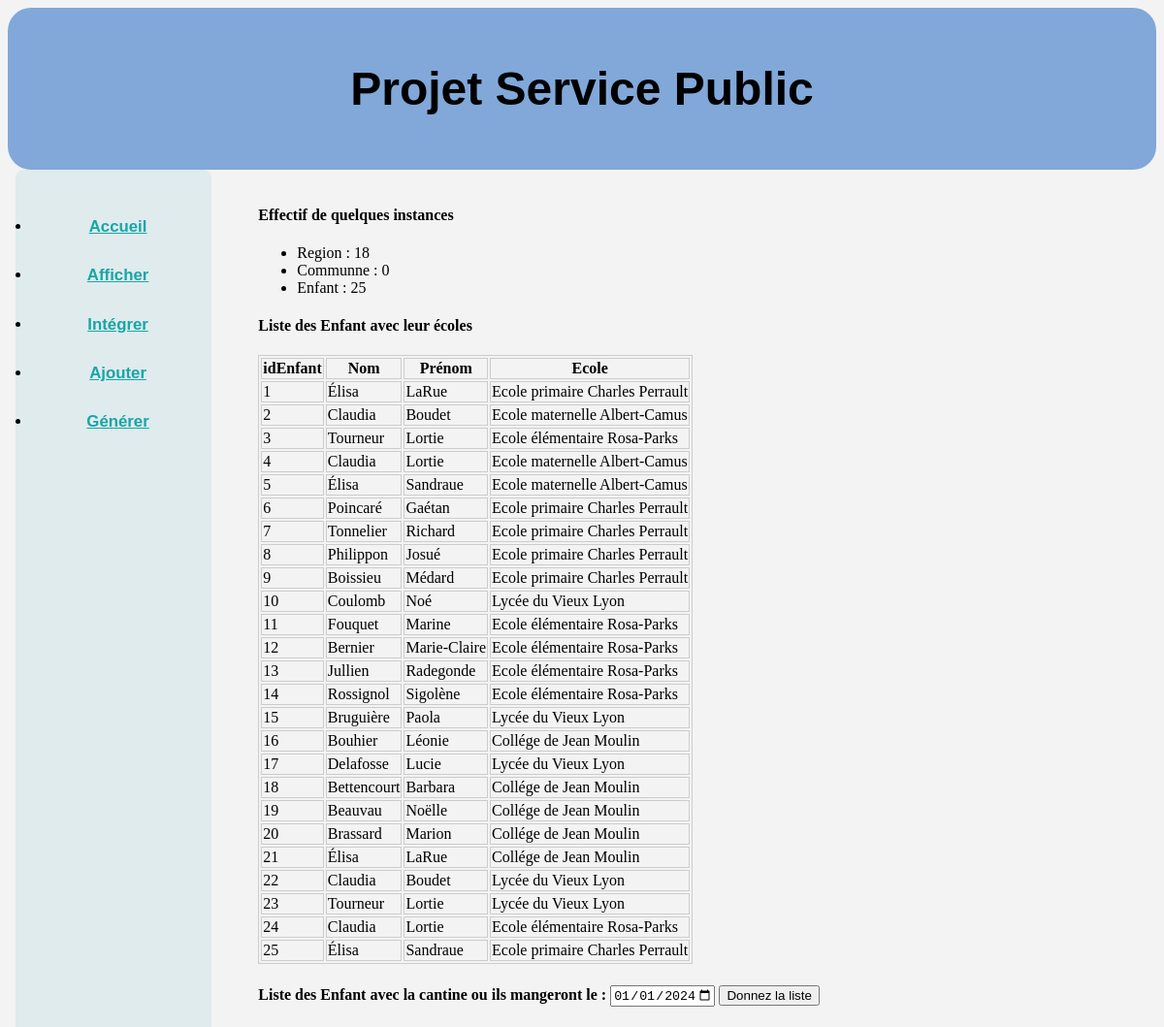
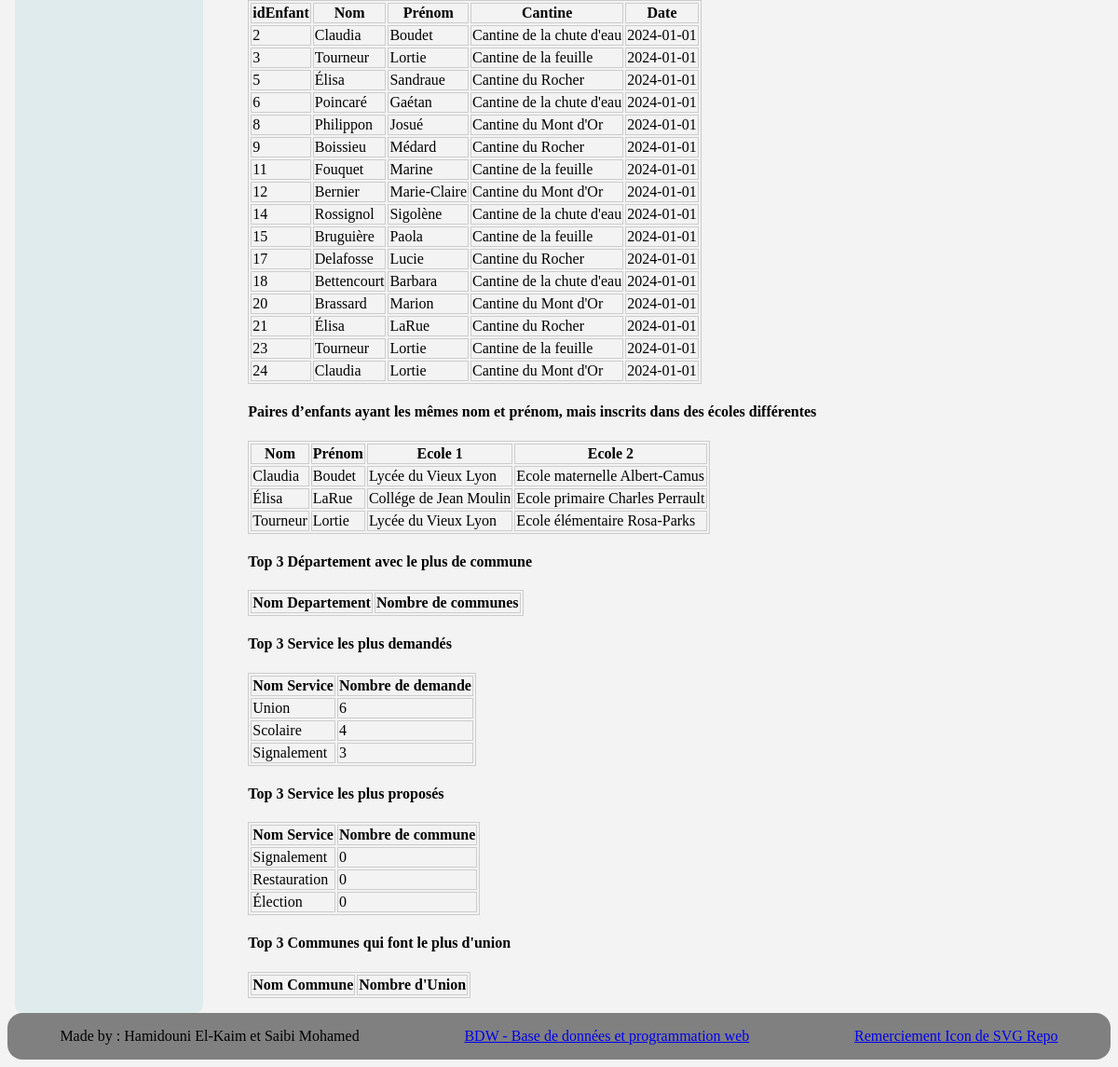
Page /index.php?page=afficher on the committed database (2 pictures, top to bottom).
### tables this page shows
CREATE TABLE `ENFANT` (
  idEnfant              INT NOT NULL PRIMARY KEY,
  nomEnfant             VARCHAR(42),
  prenomEnfant          VARCHAR(42),
  idLieu                INT NOT NULL REFERENCES `LIEUX`(idLieu)
);

CREATE TABLE `LIEUX` (
  idLieu      INT NOT NULL PRIMARY KEY,
  nomLieu     VARCHAR(42),
  type_Lieu   VARCHAR(42)
);

CREATE TABLE `CANTINE` (
  idCantine         INT NOT NULL PRIMARY KEY,
  nomCantine        VARCHAR(42)
);

### inc/includes.php (called while the page is built)
<?php
$nomSite = "Projet Service Public";
$styleCSS = "css/style.css";
?>

### modele/modele.php (called while the page is built, shortened)
<?php
function countInstances ($connexion, $nomTable) {
	$requete = "SELECT COUNT(*) AS nb FROM $nomTable";
	$res = mysqli_query($connexion, $requete);
	$row = mysqli_fetch_assoc($res);
	return $row['nb'];
}
function EnfantEcole ($connexion) {
	$requete = "SELECT idEnfant, nomEnfant, prenomEnfant, nomLieu
	FROM ENFANT NATURAL JOIN LIEUX
	ORDER BY idEnfant";
	$res = mysqli_query($connexion, $requete);
	$instances = mysqli_fetch_all($res);
	return $instances;
}
function dateM () {
	if (isset($_POST['Date'])) return $_POST['Date'];
	else return '2024-01-01';
}
function EnfantMange ($connexion, $date) {
	$requete = "SELECT e.idEnfant, nomEnfant, prenomEnfant, nomCantine, '$date'
	FROM ENFANT e LEFT JOIN MANGER m
	ON e.idEnfant = m.idEnfant
	LEFT JOIN CANTINE c ON c.idCantine = m.idCantine
	WHERE '$date' BETWEEN dateDebut AND dateFin";
	$res = mysqli_query($connexion, $requete);
	$instances = mysqli_fetch_all($res);
	return $instances;
}
function pairesEnfant ($connexion) {
	$requete = "SELECT DISTINCT e1.nomEnfant, e2.prenomEnfant, l1.nomLieu, l2.nomLieu
	FROM ENFANT e1 NATURAL JOIN LIEUX l1, ENFANT e2 NATURAL JOIN LIEUX l2
	WHERE e1.nomEnfant = e2.nomEnfant
	AND e1.prenomEnfant = e2.prenomEnfant
	AND e1.idLieu != e2.idLieu
	GROUP BY nomEnfant";
	$res = mysqli_query($connexion, $requete);
	$instances = mysqli_fetch_all($res);
	return $instances;
}
function Top3ServiceDemande ($connexion) {
	$requete = "SELECT type_Service, COUNT(d.idService)
	FROM DEMANDE d RIGHT JOIN SERVICE s
	ON d.idService = s.idService
	GROUP BY type_Service
	ORDER BY COUNT(d.idService) DESC
	LIMIT 3";
	$res = mysqli_query($connexion, $requete);
	$instances = mysqli_fetch_all($res);
	return $instances;
}
function Top3ServicePropose ($connexion) {
	$requete = "SELECT type_Service, COUNT(p.idService)
	FROM PROPOSE p RIGHT JOIN SERVICE s
	ON p.idService = s.idService
	GROUP BY type_Service
	ORDER BY COUNT(p.idService) DESC
	LIMIT 3";
	$res = mysqli_query($connexion, $requete);
	$instances = mysqli_fetch_all($res);
	return $instances;
}
?>

### controleurs/controleurAfficher.php (called while the page is built, shortened)
<?php
$Reg = countInstances($connexion, "REGION");
$Com = countInstances($connexion, "COMMUNE");
$Enf = countInstances($connexion, "ENFANT");
$EnfantEcole = EnfantEcole($connexion);
$date = dateM();
$EnfantMange = EnfantMange($connexion, $date);
$pEnfant = pairesEnfant($connexion);
$TopS = Top3ServiceDemande($connexion);
$TopSP = Top3ServicePropose($connexion);
?>

### vues/vueAfficher.php (the view, shortened to what this page needs)
<h4>Effectif de quelques instances</h4>
<ul>
	<li>Region : <?= $Reg ?></li>
	<li>Communne : <?= $Com ?></li>
	<li>Enfant : <?= $Enf ?></li>
</ul>
<h4>Liste des Enfant avec leur écoles</h4>
<table>
	<tr>
		<th>idEnfant</th>
		<th>Nom</th>
		<th>Prénom</th>
		<th>Ecole</th>
	</tr>
	<?php foreach ($EnfantEcole as $res): ?>
		<tr>
		<td><?= $res[0] ?></td>
		<td><?= $res[1] ?></td>
		<td><?= $res[2] ?></td>
		<td><?= $res[3] ?></td>
		</tr>
	<?php endforeach; ?>
</table>
<h4>
	<form method="POST" action="#">
		Liste des Enfant avec la cantine ou ils mangeront le :
		<input type="date" name="Date" value="2024-01-01" min="2023-09-01" max="2024-08-31">
		<input type="submit" value="Donnez la liste">
	</form>
</h4>
<table>
	<tr>
		<th>idEnfant</th>
		<th>Nom</th>
		<th>Prénom</th>
		<th>Cantine</th>
		<th>Date</th>
	</tr>
	<?php foreach ($EnfantMange as $res): ?>
		<tr>
		<td><?= $res[0] ?></td>
		<td><?= $res[1] ?></td>
		<td><?= $res[2] ?></td>
		<td><?= $res[3] ?></td>
		<td><?= $res[4] ?></td>
		</tr>
	<?php endforeach; ?>
</table>
<h4>Paires d’enfants ayant les mêmes nom et prénom, mais inscrits dans des écoles différentes</h4>
<table>
	<tr>
		<th>Nom</th>
		<th>Prénom</th>
		<th>Ecole 1</th>
		<th>Ecole 2</th>
	</tr>
	<?php foreach ($pEnfant as $res): ?>
		<tr>
		<td><?= $res[0] ?></td>
		<td><?= $res[1] ?></td>
		<td><?= $res[2] ?></td>
		<td><?= $res[3] ?></td>
		</tr>
	<?php endforeach; ?>
</table>
<h4>Top 3 Département avec le plus de commune</h4>
<table>
	<tr>
		<th>Nom Departement</th>
		<th>Nombre de communes</th>
	</tr>
</table>
<h4>Top 3 Service les plus demandés</h4>
<table>
	<tr>
		<th>Nom Service</th>
		<th>Nombre de demande</th>
	</tr>
	<?php foreach ($TopS as $res): ?>
		<tr>
		<td><?= $res[0] ?></td>
		<td><?= $res[1] ?></td>
		</tr>
	<?php endforeach; ?>
</table>
<h4>Top 3 Service les plus proposés</h4>
<table>
	<tr>
		<th>Nom Service</th>
		<th>Nombre de commune</th>
	</tr>
	<?php foreach ($TopSP as $res): ?>
		<tr>
		<td><?= $res[0] ?></td>
		<td><?= $res[1] ?></td>
		</tr>
	<?php endforeach; ?>
</table>
<h4>Top 3 Communes qui font le plus d'union</h4>
<table>
	<tr>
		<th>Nom Commune</th>
		<th>Nombre d'Union</th>
	</tr>
</table>

### index.php (shortened to what this page needs)
<?php
require('inc/routes.php');
require('inc/includes.php');
require_once('modele/modele.php');
?>
<!DOCTYPE html>
<html>
<head>
    <link href="<?= $styleCSS ?>" rel="stylesheet" media="all" type="text/css">
</head>
<body>
    <?php include($pathHeader); ?>
    <div id="divCentral">
		<?php include($pathMenu); ?>
		<main>
		<?php
		$controleur = $controleurAccueil;
		$vue = $vueAccueil;
		if(isset($_GET['page'])) {
			$nomPage = $_GET['page'];
			if(isset($routes[$nomPage])) {
				$controleur = $routes[$nomPage]['controleur'];
				$vue = $routes[$nomPage]['vue'];
			}
		}
		include('controleurs/' . $controleur . '.php');
		include('vues/' . $vue . '.php');
		?>
		</main>
	</div>
    <?php include($pathFooter); ?>
</body>
</html>

### static/header.php
<header>
	<h1><?= $nomSite ?></h1>
</header>

### static/menu.php
<nav>
	<ul>
		<li><a href="index.php">Accueil</a></li>
		<li><a href="index.php?page=afficher">Afficher</a></li>
		<li><a href="index.php?page=integrer">Intégrer</a></li>
		<li><a href="index.php?page=ajouter">Ajouter</a></li>
		<li><a href="index.php?page=generer">Générer</a></li>
	</ul>
</nav>

### static/footer.php
<footer>
    <a>Made by : Hamidouni El-Kaim et Saibi Mohamed </a>
    <a href="https://perso.liris.cnrs.fr/fabien.duchateau/bdw" target="_blank" alt="Page BDW1">BDW - Base de données et programmation web</a>
    <a href="https://www.svgrepo.com" target="_blank" alt="Remerciement">Remerciement Icon de SVG Repo</a>
</footer>

### css/style.css (style rules this page uses)
body { background-color: #f3f3f3; }
header { padding: 1em 0; background-color: #81a8d9; text-align: center; border-radius: 1em; font-family: Calisto MT, sans-serif; font-size: 1.5em; }
#divCentral { display: flex; justify-content: space-between; align-items: stretch; margin: auto; box-sizing: border-box; height: 100%; }
nav { padding: 1em 0; flex : 2; background-color: #dfebed; padding-left: 0.5em; padding-right: 0.5em; margin-left:0.5em; line-height: 2em; border-radius: 0.5em; text-align: center; line-height: 3; font-family: Calisto MT, sans-serif; font-size: 1.05em; font-weight: bold; }
nav > ul { padding-left: 0.5em; }
nav a { color: #17a6a7; text-decoration: underline; }
main { padding: 1em 0; flex : 10; background-color: #f3f3f3; padding-left: 3em; }
footer { padding: 1em 0; display: flex; justify-content: space-around; border-radius: 1em; background-color: gray; }
table, th, td { border: 1px solid #cccccc; }

### rows in the picture
enfant: idEnfant "1", nomEnfant "Élisa", prenomEnfant "LaRue", idLieu.nomLieu "Ecole primaire Charles Perrault"
enfant: idEnfant "2", nomEnfant "Claudia", prenomEnfant "Boudet", idLieu.nomLieu "Ecole maternelle Albert-Camus", cantine.nomCantine "Cantine de la chute d'eau", res "2024-01-01"
enfant: idEnfant "3", nomEnfant "Tourneur", prenomEnfant "Lortie", idLieu.nomLieu "Ecole élémentaire Rosa-Parks", cantine.nomCantine "Cantine de la feuille", res "2024-01-01"
enfant: idEnfant "4", nomEnfant "Claudia", prenomEnfant "Lortie", idLieu.nomLieu "Ecole maternelle Albert-Camus"
enfant: idEnfant "5", nomEnfant "Élisa", prenomEnfant "Sandraue", idLieu.nomLieu "Ecole maternelle Albert-Camus", cantine.nomCantine "Cantine du Rocher", res "2024-01-01"
enfant: idEnfant "6", nomEnfant "Poincaré", prenomEnfant "Gaétan", idLieu.nomLieu "Ecole primaire Charles Perrault", cantine.nomCantine "Cantine de la chute d'eau", res "2024-01-01"
enfant: idEnfant "7", nomEnfant "Tonnelier", prenomEnfant "Richard", idLieu.nomLieu "Ecole primaire Charles Perrault"
enfant: idEnfant "8", nomEnfant "Philippon", prenomEnfant "Josué", idLieu.nomLieu "Ecole primaire Charles Perrault", cantine.nomCantine "Cantine du Mont d'Or", res "2024-01-01"
enfant: idEnfant "9", nomEnfant "Boissieu", prenomEnfant "Médard", idLieu.nomLieu "Ecole primaire Charles Perrault", cantine.nomCantine "Cantine du Rocher", res "2024-01-01"
enfant: idEnfant "10", nomEnfant "Coulomb", prenomEnfant "Noé", idLieu.nomLieu "Lycée du Vieux Lyon"
enfant: idEnfant "11", nomEnfant "Fouquet", prenomEnfant "Marine", idLieu.nomLieu "Ecole élémentaire Rosa-Parks", cantine.nomCantine "Cantine de la feuille", res "2024-01-01"
enfant: idEnfant "12", nomEnfant "Bernier", prenomEnfant "Marie-Claire", idLieu.nomLieu "Ecole élémentaire Rosa-Parks", cantine.nomCantine "Cantine du Mont d'Or", res "2024-01-01"
enfant: idEnfant "13", nomEnfant "Jullien", prenomEnfant "Radegonde", idLieu.nomLieu "Ecole élémentaire Rosa-Parks"
enfant: idEnfant "14", nomEnfant "Rossignol", prenomEnfant "Sigolène", idLieu.nomLieu "Ecole élémentaire Rosa-Parks", cantine.nomCantine "Cantine de la chute d'eau", res "2024-01-01"
enfant: idEnfant "15", nomEnfant "Bruguière", prenomEnfant "Paola", idLieu.nomLieu "Lycée du Vieux Lyon", cantine.nomCantine "Cantine de la feuille", res "2024-01-01"
enfant: idEnfant "16", nomEnfant "Bouhier", prenomEnfant "Léonie", idLieu.nomLieu "Collége de Jean Moulin"
enfant: idEnfant "17", nomEnfant "Delafosse", prenomEnfant "Lucie", idLieu.nomLieu "Lycée du Vieux Lyon", cantine.nomCantine "Cantine du Rocher", res "2024-01-01"
enfant: idEnfant "18", nomEnfant "Bettencourt", prenomEnfant "Barbara", idLieu.nomLieu "Collége de Jean Moulin", cantine.nomCantine "Cantine de la chute d'eau", res "2024-01-01"
enfant: idEnfant "19", nomEnfant "Beauvau", prenomEnfant "Noëlle", idLieu.nomLieu "Collége de Jean Moulin"
enfant: idEnfant "20", nomEnfant "Brassard", prenomEnfant "Marion", idLieu.nomLieu "Collége de Jean Moulin", cantine.nomCantine "Cantine du Mont d'Or", res "2024-01-01"
enfant: idEnfant "21", nomEnfant "Élisa", prenomEnfant "LaRue", idLieu.nomLieu "Collége de Jean Moulin", cantine.nomCantine "Cantine du Rocher", res "2024-01-01"
enfant: idEnfant "22", nomEnfant "Claudia", prenomEnfant "Boudet", idLieu.nomLieu "Lycée du Vieux Lyon"
enfant: idEnfant "23", nomEnfant "Tourneur", prenomEnfant "Lortie", idLieu.nomLieu "Lycée du Vieux Lyon", cantine.nomCantine "Cantine de la feuille", res "2024-01-01"
enfant: idEnfant "24", nomEnfant "Claudia", prenomEnfant "Lortie", idLieu.nomLieu "Ecole élémentaire Rosa-Parks", cantine.nomCantine "Cantine du Mont d'Or", res "2024-01-01"
enfant: idEnfant "25", nomEnfant "Élisa", prenomEnfant "Sandraue", idLieu.nomLieu "Ecole primaire Charles Perrault"

### other values in the picture
$nomSite "Projet Service Public"
$Reg "18"
$Com "0"
$Enf "25"
$res[0] "Claudia"
$res[1] "Boudet"
$res[2] "Lycée du Vieux Lyon"
$res[3] "Ecole maternelle Albert-Camus"
$res[0] "Élisa"
$res[1] "LaRue"
$res[2] "Collége de Jean Moulin"
$res[3] "Ecole primaire Charles Perrault"
$res[0] "Tourneur"
$res[1] "Lortie"
$res[3] "Ecole élémentaire Rosa-Parks"
